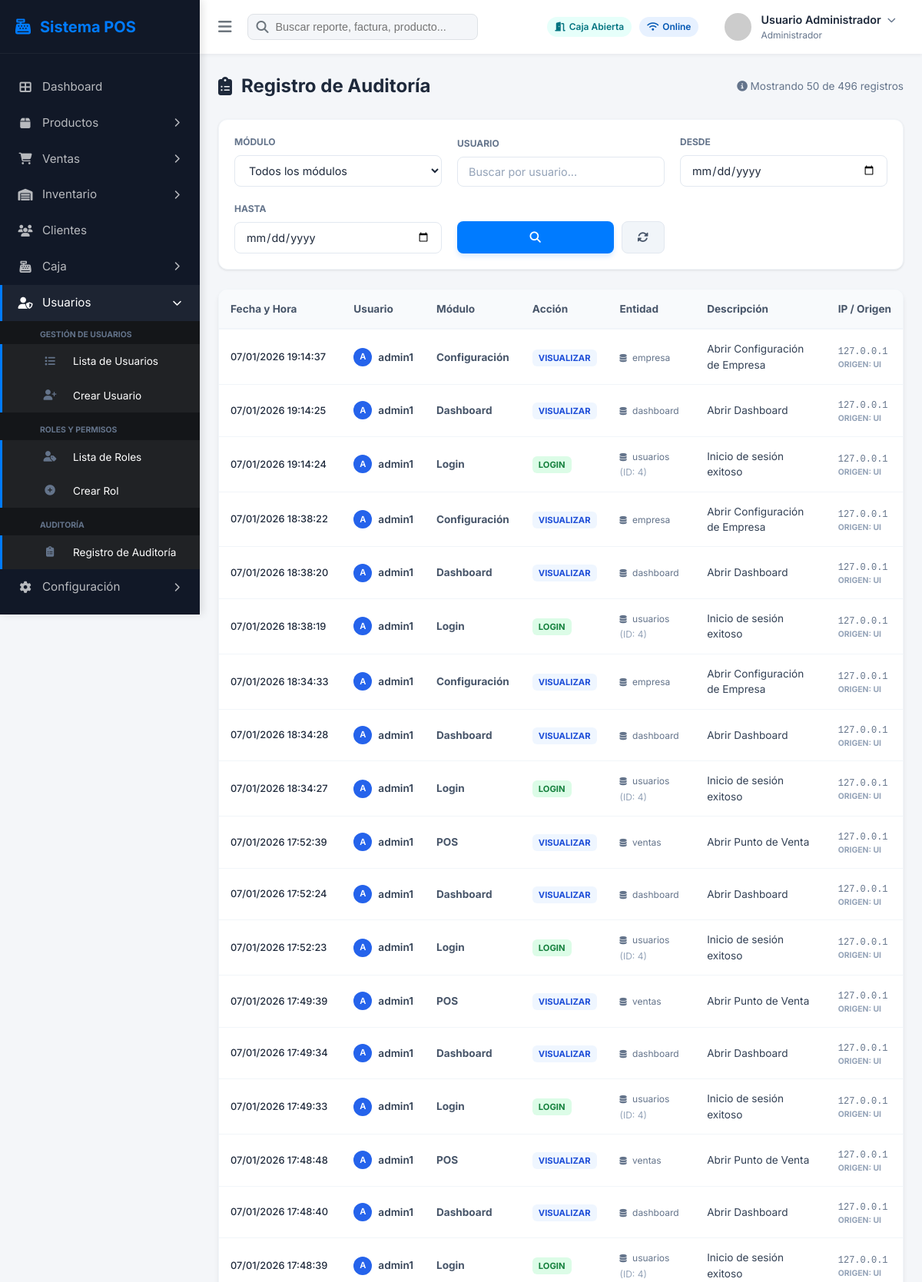
Screenshot of /modules/usuarios/auditoria.php (signed in, upper part) with the database file from the repository.
### tables this page shows
CREATE TABLE IF NOT EXISTS `auditoria` (
  `id` bigint unsigned NOT NULL AUTO_INCREMENT,
  `fecha` datetime NOT NULL DEFAULT CURRENT_TIMESTAMP,
  `idUsuario` int NOT NULL,
  `usuario` varchar(100) DEFAULT NULL,
  `modulo` varchar(100) NOT NULL,
  `accion` varchar(30) DEFAULT NULL,
  `entidad` varchar(100) DEFAULT NULL,
  `idEntidad` bigint DEFAULT NULL,
  `descripcion` text,
  `ip` varchar(45) DEFAULT NULL,
  `host` varchar(100) DEFAULT NULL,
  `origen` varchar(50) DEFAULT NULL,
  `extra` text,
  PRIMARY KEY (`id`),
  KEY `idx_auditoria_fecha` (`fecha`),
  KEY `idx_auditoria_usuario_fecha` (`idUsuario`,`fecha`),
  KEY `idx_auditoria_modulo_accion_fecha` (`modulo`,`accion`,`fecha`),
  KEY `idx_auditoria_entidad` (`entidad`,`idEntidad`)
);

### modules/usuarios/auditoria.php (the view, shortened to what this page needs)
<?php
require_once '../../includes/db.php';
$limit = 50;
$page = isset($_GET['page']) && is_numeric($_GET['page']) ? (int) $_GET['page'] : 1;
$offset = ($page - 1) * $limit;
$usuario_filter = $_GET['usuario'] ?? '';
$desde = $_GET['desde'] ?? '';
$hasta = $_GET['hasta'] ?? '';
$where = " WHERE 1=1";
$params = [];
$countQuery = "SELECT COUNT(*) FROM auditoria" . $where;
$stmtCount = $pdo->prepare($countQuery);
$stmtCount->execute($params);
$total_records = $stmtCount->fetchColumn();
$query = "SELECT * FROM auditoria" . $where . " ORDER BY fecha DESC LIMIT $limit OFFSET $offset";
$stmt = $pdo->prepare($query);
$stmt->execute($params);
$logs = $stmt->fetchAll();
?>
<!DOCTYPE html>
<html lang="es">
<head>
    <link rel="stylesheet" href="https://cdnjs.cloudflare.com/ajax/libs/font-awesome/6.4.0/css/all.min.css">
    <link rel="stylesheet" href="../../assets/css/style.css">
</head>
<body>
    <div class="app-container">
        <?php
        $root = '../../';
        include $root . 'includes/sidebar.php';
        ?>
        <main class="main-content">
            <?php include $root . 'includes/navbar.php'; ?>
            <div class="content-wrapper">
                <div class="au-header">
                    <h1><i class="fas fa-clipboard-list"></i> Registro de Auditoría</h1>
                    <div style="color: #64748b; font-size: 0.85rem;">
                        <i class="fas fa-info-circle"></i> Mostrando <?php echo count($logs); ?> de <?php echo number_format($total_records); ?> registros
                    </div>
                </div>
                <form method="GET" class="au-filters">
                    <div>
                        <label>Módulo</label>
                        <select name="modulo" class="form-control">
                            <option value="">Todos los módulos</option>
                        </select>
                    </div>
                    <div>
                        <label>Usuario</label>
                        <input type="text" name="usuario" class="form-control" placeholder="Buscar por usuario..."
                            value="<?php echo htmlspecialchars($usuario_filter); ?>">
                    </div>
                    <div>
                        <label>Desde</label>
                        <input type="date" name="desde" class="form-control" value="<?php echo $desde; ?>">
                    </div>
                    <div>
                        <label>Hasta</label>
                        <input type="date" name="hasta" class="form-control" value="<?php echo $hasta; ?>">
                    </div>
                    <div style="display: flex; gap: 10px;">
                        <button type="submit" class="btn btn-primary" style="flex: 1; height: 42px;">
                            <i class="fas fa-search"></i>
                        </button>
                        <a href="auditoria.php" class="btn btn-secondary"
                            style="height: 42px; display: flex; align-items: center; justify-content: center;">
                            <i class="fas fa-sync-alt"></i>
                        </a>
                    </div>
                </form>
                <div class="au-table-container">
                    <table class="au-table">
                        <thead>
                            <tr>
                                <th>Fecha y Hora</th>
                                <th>Usuario</th>
                                <th>Módulo</th>
                                <th>Acción</th>
                                <th>Entidad</th>
                                <th>Descripción</th>
                                <th>IP / Origen</th>
                            </tr>
                        </thead>
                        <tbody>
                            <?php if (empty($logs)): ?>
                                <tr>
                                    <td colspan="7" style="text-align: center; padding: 40px; color: #94a3b8;">
                                        <i class="fas fa-search fa-3x" style="margin-bottom: 15px; opacity: 0.5;"></i>
                                        <p>No se encontraron registros que coincidan con los filtros.</p>
                                    </td>
                                </tr>
                            <?php else: ?>
                                <?php foreach ($logs as $log):
                                    $action_class = 'action-' . strtolower($log['accion']);
                                    ?>
                                    <tr>
                                        <td style="font-weight: 500; font-size: 0.8rem; color: #1e293b; white-space: nowrap;">
                                            <?php echo date('d/m/Y H:i:s', strtotime($log['fecha'])); ?>
                                        </td>
                                        <td>
                                            <div class="user-tag">
                                                <div class="user-avatar-small">
                                                    <?php echo strtoupper(substr($log['usuario'], 0, 1)); ?>
                                                </div>
                                                <span>
                                                    <?php echo htmlspecialchars($log['usuario']); ?>
                                                </span>
                                            </div>
                                        </td>
                                        <td>
                                            <span style="font-weight: 700; color: #475569;">
                                                <?php echo htmlspecialchars($log['modulo']); ?>
                                            </span>
                                        </td>
                                        <td>
                                            <span class="badge-action <?php echo $action_class; ?>">
                                                <?php echo htmlspecialchars($log['accion']); ?>
                                            </span>
                                        </td>
                                        <td>
                                            <span style="color: #64748b; font-size: 0.75rem;">
                                                <i class="fas fa-database" style="font-size: 0.65rem; margin-right: 4px;"></i>
                                                <?php echo htmlspecialchars($log['entidad']); ?>
                                                <?php echo $log['idEntidad'] ? " <span style='color: #94a3b8;'>(ID: {$log['idEntidad']})</span>" : ""; ?>
                                            </span>
                                        </td>
                                        <td style="max-width: 300px;">
                                            <?php echo htmlspecialchars($log['descripcion']); ?>
                                        </td>
                                        <td>
                                            <span class="ip-text">
                                                <?php echo $log['ip'] ?: '127.0.0.1'; ?>
                                            </span>
                                            <div style="font-size: 0.65rem; color: #94a3b8; font-weight: 700;">
                                                ORIGEN:
                                                <?php echo htmlspecialchars($log['origen']); ?>
                                            </div>
                                        </td>
                                    </tr>
                                <?php endforeach; ?>
                            <?php endif; ?>
                        </tbody>
                    </table>
                </div>
            </div>
        </main>
    </div>
</body>
</html>

### assets/css/style.css (style rules this page uses)
:root { --primary-color: #007bff; --primary-dark: #0056b3; --primary-light: #e7f1ff; --secondary-color: #6c757d; --accent-cyan: #17a2b8; --accent-teal: #20c997; --accent-green: #28a745; --accent-orange: #fd7e14; --accent-red: #dc3545; --bg-light: #f4f6f9; --bg-white: #ffffff; --text-main: #212529; --text-muted: #6c757d; --border-color: #dee2e6; --sidebar-width: 260px; --sidebar-collapsed-width: 70px; --navbar-height: 70px; --shadow-sm: 0 2px 4px rgba(0, 0, 0, 0.05); --shadow-md: 0 4px 6px rgba(0, 0, 0, 0.08); --shadow-lg: 0 10px 15px rgba(0, 0, 0, 0.1); }
* { margin: 0; padding: 0; box-sizing: border-box; }
body { font-family: 'Inter', sans-serif; background-color: var(--bg-light); color: var(--text-main); line-height: 1.5; overflow-x: hidden; }
.app-container { display: flex; min-height: 100vh; }
.main-content { flex: 1; margin-left: var(--sidebar-width); width: calc(100% - var(--sidebar-width)); transition: margin-left 0.3s cubic-bezier(0.4, 0, 0.2, 1); min-height: 100vh; display: flex; flex-direction: column; position: relative; }
.content-wrapper { padding: 24px; flex: 1; }
.btn { display: inline-flex; align-items: center; justify-content: center; gap: 8px; padding: 10px 20px; border-radius: 8px; font-size: 0.9rem; font-weight: 600; cursor: pointer; transition: all 0.2s ease; border: 1px solid transparent; outline: none; font-family: inherit; }
.btn-primary { background: var(--primary-color); color: #fff; box-shadow: 0 4px 6px rgba(0, 123, 255, 0.15); }
.btn-secondary { background: #f1f5f9; color: #475569; border-color: #e2e8f0; }
.form-control { width: 100%; padding: 10px 14px; background: #fff; border: 1px solid #e2e8f0; border-radius: 8px; font-family: inherit; font-size: 0.9rem; color: #1e293b; transition: all 0.2s; outline: none; }
.form-control::placeholder { color: #94a3b8; }

### modules/usuarios/auditoria.php (style rules this page uses)
.au-header { display: flex; justify-content: space-between; align-items: center; margin-bottom: 25px; }
.au-header h1 { font-size: 1.5rem; font-weight: 700; color: #1e293b; display: flex; align-items: center; gap: 12px; }
.au-filters { background: white; padding: 20px; border-radius: 12px; box-shadow: 0 1px 3px rgba(0, 0, 0, 0.1); margin-bottom: 25px; display: grid; grid-template-columns: repeat(auto-fit, minmax(200px, 1fr)); gap: 20px; align-items: flex-end; border: 1px solid #f1f5f9; }
.au-filters label { display: block; font-size: 0.75rem; font-weight: 700; color: #64748b; margin-bottom: 8px; text-transform: uppercase; }
.au-table-container { background: white; border-radius: 12px; box-shadow: 0 4px 6px -1px rgba(0, 0, 0, 0.1); overflow: hidden; border: 1px solid #f1f5f9; }
.au-table { width: 100%; border-collapse: collapse; font-size: 0.85rem; }
.au-table th { background: #f8fafc; padding: 15px; text-align: left; font-weight: 700; color: #475569; border-bottom: 2px solid #f1f5f9; white-space: nowrap; }
.au-table td { padding: 15px; border-bottom: 1px solid #f1f5f9; color: #334155; vertical-align: middle; }
.badge-action { padding: 4px 8px; border-radius: 6px; font-size: 0.7rem; font-weight: 700; text-transform: uppercase; }
.action-login { background: #dcfce7; color: #15803d; }
.action-visualizar { background: #eff6ff; color: #1d4ed8; }
.user-tag { display: flex; align-items: center; gap: 8px; font-weight: 600; }
.user-avatar-small { width: 24px; height: 24px; border-radius: 50%; background: #2563eb; color: white; display: flex; align-items: center; justify-content: center; font-size: 0.7rem; }
.ip-text { font-family: monospace; color: #64748b; font-size: 0.75rem; }

### rows the page displays
auditoria: fecha "07/01/2026 19:14:37", usuario "A", usuario "admin1", modulo "Configuración", accion "VISUALIZAR", entidad "empresa", descripcion "Abrir Configuración de Empresa", ip "127.0.0.1", origen "UI"
auditoria: fecha "07/01/2026 19:14:25", usuario "A", usuario "admin1", modulo "Dashboard", accion "VISUALIZAR", entidad "dashboard", descripcion "Abrir Dashboard", ip "127.0.0.1", origen "UI"
auditoria: fecha "07/01/2026 19:14:24", usuario "A", usuario "admin1", modulo "Login", accion "LOGIN", entidad "usuarios", idEntidad "4", descripcion "Inicio de sesión exitoso", ip "127.0.0.1", origen "UI"
auditoria: fecha "07/01/2026 18:38:22", usuario "A", usuario "admin1", modulo "Configuración", accion "VISUALIZAR", entidad "empresa", descripcion "Abrir Configuración de Empresa", ip "127.0.0.1", origen "UI"
auditoria: fecha "07/01/2026 18:38:20", usuario "A", usuario "admin1", modulo "Dashboard", accion "VISUALIZAR", entidad "dashboard", descripcion "Abrir Dashboard", ip "127.0.0.1", origen "UI"
auditoria: fecha "07/01/2026 18:38:19", usuario "A", usuario "admin1", modulo "Login", accion "LOGIN", entidad "usuarios", idEntidad "4", descripcion "Inicio de sesión exitoso", ip "127.0.0.1", origen "UI"
auditoria: fecha "07/01/2026 18:34:33", usuario "A", usuario "admin1", modulo "Configuración", accion "VISUALIZAR", entidad "empresa", descripcion "Abrir Configuración de Empresa", ip "127.0.0.1", origen "UI"
auditoria: fecha "07/01/2026 18:34:28", usuario "A", usuario "admin1", modulo "Dashboard", accion "VISUALIZAR", entidad "dashboard", descripcion "Abrir Dashboard", ip "127.0.0.1", origen "UI"
auditoria: fecha "07/01/2026 18:34:27", usuario "A", usuario "admin1", modulo "Login", accion "LOGIN", entidad "usuarios", idEntidad "4", descripcion "Inicio de sesión exitoso", ip "127.0.0.1", origen "UI"
auditoria: fecha "07/01/2026 17:52:39", usuario "A", usuario "admin1", modulo "POS", accion "VISUALIZAR", entidad "ventas", descripcion "Abrir Punto de Venta", ip "127.0.0.1", origen "UI"
auditoria: fecha "07/01/2026 17:52:24", usuario "A", usuario "admin1", modulo "Dashboard", accion "VISUALIZAR", entidad "dashboard", descripcion "Abrir Dashboard", ip "127.0.0.1", origen "UI"
auditoria: fecha "07/01/2026 17:52:23", usuario "A", usuario "admin1", modulo "Login", accion "LOGIN", entidad "usuarios", idEntidad "4", descripcion "Inicio de sesión exitoso", ip "127.0.0.1", origen "UI"
auditoria: fecha "07/01/2026 17:49:39", usuario "A", usuario "admin1", modulo "POS", accion "VISUALIZAR", entidad "ventas", descripcion "Abrir Punto de Venta", ip "127.0.0.1", origen "UI"
auditoria: fecha "07/01/2026 17:49:34", usuario "A", usuario "admin1", modulo "Dashboard", accion "VISUALIZAR", entidad "dashboard", descripcion "Abrir Dashboard", ip "127.0.0.1", origen "UI"
auditoria: fecha "07/01/2026 17:49:33", usuario "A", usuario "admin1", modulo "Login", accion "LOGIN", entidad "usuarios", idEntidad "4", descripcion "Inicio de sesión exitoso", ip "127.0.0.1", origen "UI"
auditoria: fecha "07/01/2026 17:48:48", usuario "A", usuario "admin1", modulo "POS", accion "VISUALIZAR", entidad "ventas", descripcion "Abrir Punto de Venta", ip "127.0.0.1", origen "UI"
auditoria: fecha "07/01/2026 17:48:40", usuario "A", usuario "admin1", modulo "Dashboard", accion "VISUALIZAR", entidad "dashboard", descripcion "Abrir Dashboard", ip "127.0.0.1", origen "UI"
auditoria: fecha "07/01/2026 17:48:39", usuario "A", usuario "admin1", modulo "Login", accion "LOGIN", entidad "usuarios", idEntidad "4", descripcion "Inicio de sesión exitoso", ip "127.0.0.1", origen "UI"

### other values shown
$_SESSION['user_name'] "Usuario Administrador"
$_SESSION['role'] "Administrador"
count($logs) "50"
$total_records "496"
